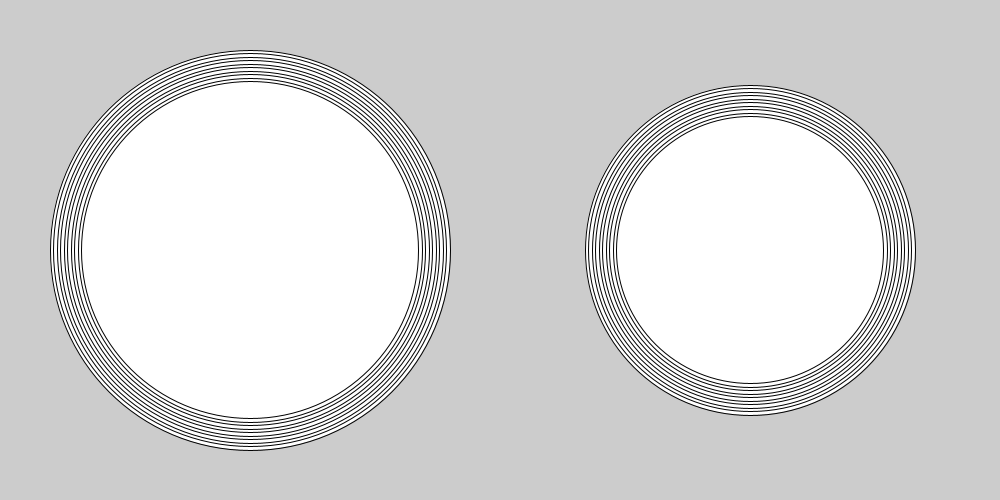
Frame 1 (no input)
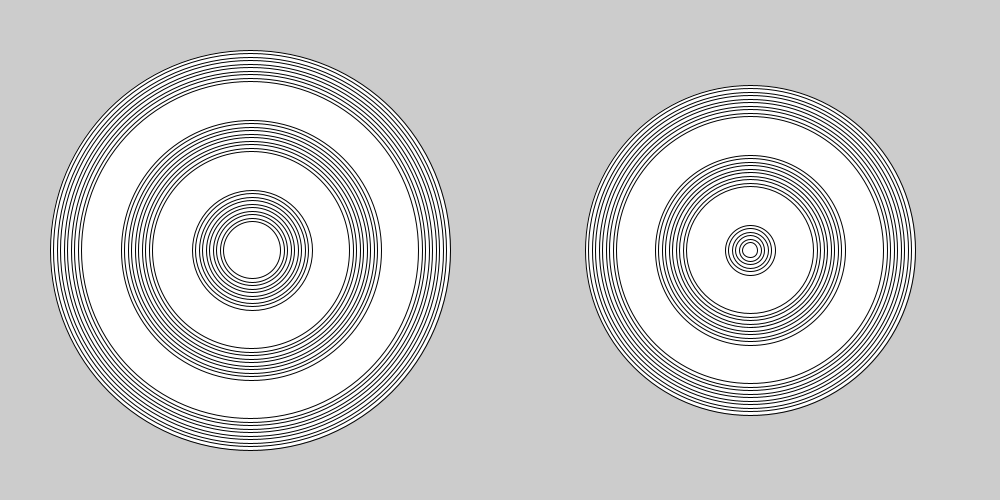
Frame 60 (the mouse pressed at the canvas centre just before this capture)
Frame 120 (the mouse held since frame 60 and released just before this capture): identical to frame 60, image omitted

The Processing sketch that drew these frames (run headless with seeded random() and noise(); from frame 60 on, the mouse is pressed at the canvas centre):

// Processing sketch: super_cool_rings
// ── super_cool_rings.pde
int i =400;
int counter = 1;
int j =250;

void setup(){
size (1000,500);



}
void draw(){
 drawBullseye(j,250);
 j++;
  drawBullseye(750,250);
  
}
void drawBullseye(int x,int y){
  for(int m=0; m<10;m++){
    if(i>9){

counter ++;
ellipse(x,y,i,i);
i-=7;
}}}
